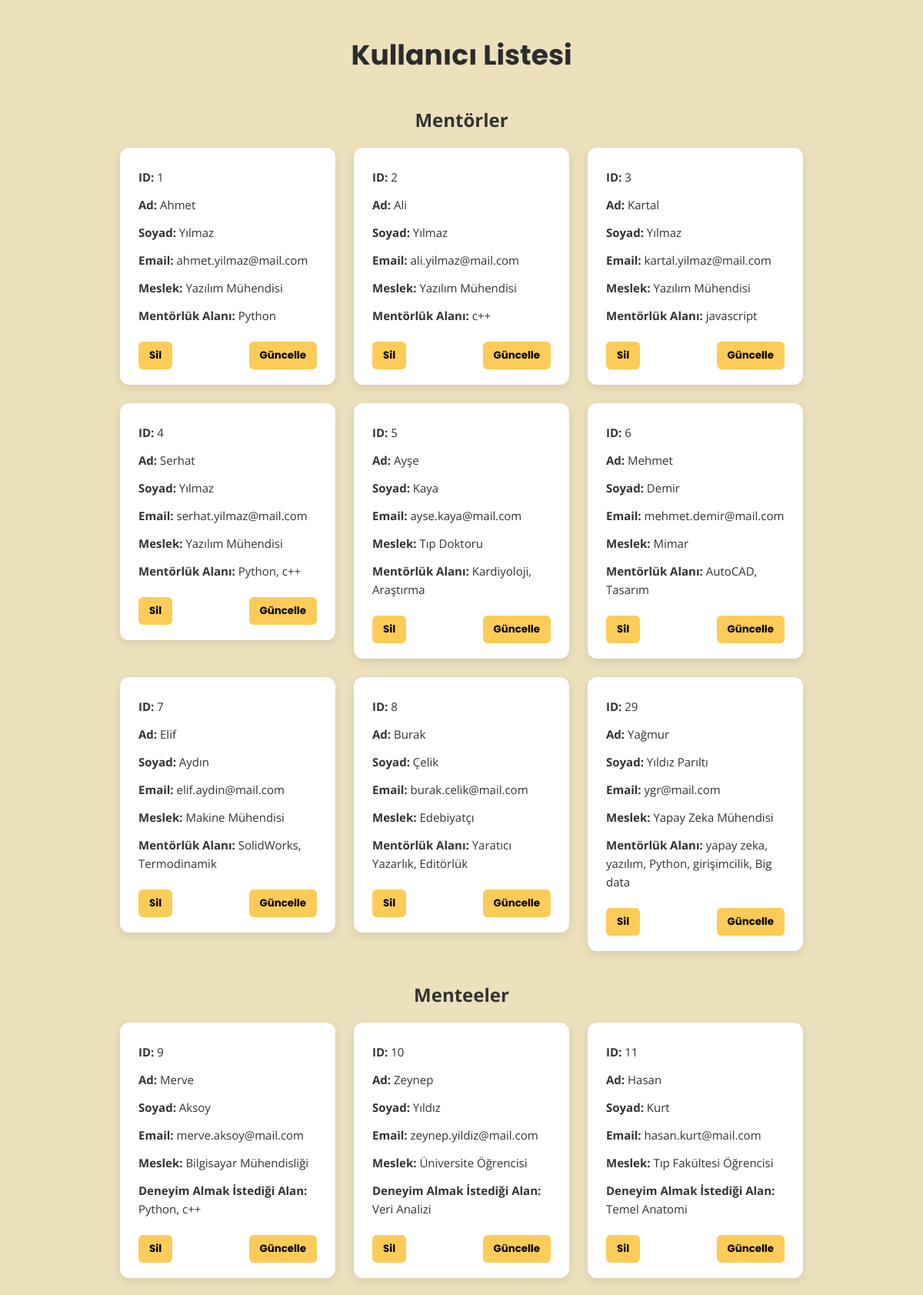
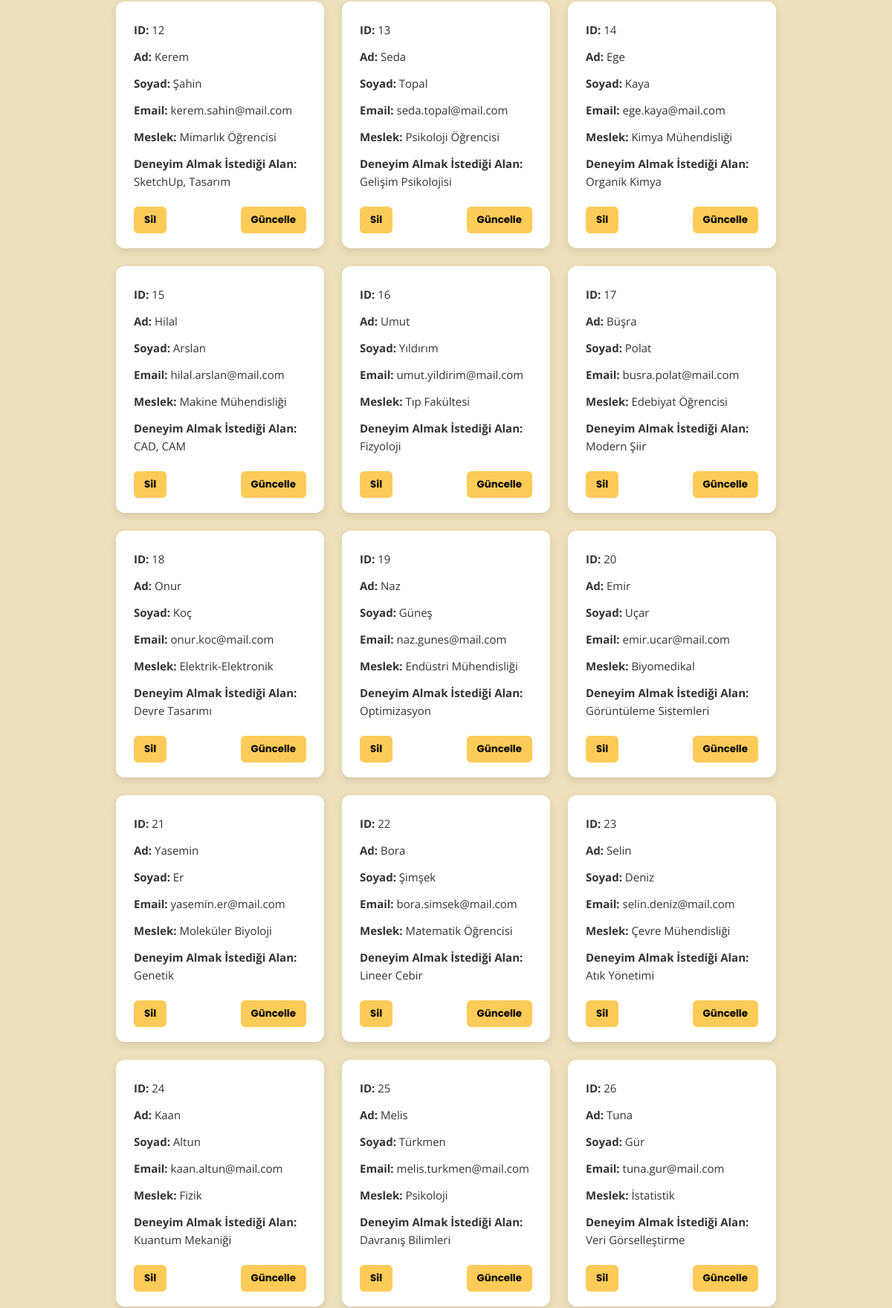
Page /list-users (upper part) on the committed database (2 pictures, top to bottom).
### tables this page shows
CREATE TABLE users (
        id INTEGER PRIMARY KEY AUTOINCREMENT,
        first_name TEXT NOT NULL,
        last_name TEXT NOT NULL,
        email TEXT UNIQUE NOT NULL,
        occupation TEXT NOT NULL,
        skills TEXT NOT NULL,
        role TEXT CHECK(role IN ('mentor', 'mentee')) NOT NULL,
        selectedMentId INTEGER REFERENCES users(id) ON DELETE SET NULL
    );

### routes.py (the view)
@app.route("/list-users", methods=["GET"])
def list_users_html():
    conn = get_db_connection()
    cursor = conn.cursor()
    cursor.execute("SELECT * FROM users")
    rows = cursor.fetchall()
    conn.close()
    users = [
        {
            'id': row['id'],
            'first_name': row['first_name'],
            'last_name': row['last_name'],
            'email': row['email'],
            'occupation': row['occupation'],
            'skills': row['skills'],
            'role': row['role']
        } for row in rows
    ]
    return render_template("list_users.html", users=users)

### database.py (called while the page is built)
def get_db_connection():
    conn = sqlite3.connect('mentorship.db', check_same_thread=False, timeout=10)
    conn.row_factory = sqlite3.Row
    conn.execute("PRAGMA busy_timeout = 5000")
    return conn

### templates/list_users.html (shortened to what this page needs)
<!DOCTYPE html>
<html lang="tr">
<head>
    <link rel="stylesheet" href="/static/style.css">
</head>
<body>
    <div class="hero-section">
        <h1 class="hero-title">Kullanıcı Listesi</h1>
        <h2 style="text-align: center; margin-top: 40px;">Mentörler</h2>
        {% if users|selectattr('role', 'equalto', 'mentor')|list %}
        <div class="user-list">
            {% for user in users if user.role == 'mentor' %}
            <div class="user-card">
                <p><strong>ID:</strong> {{ user.id }}</p>
                <p><strong>Ad:</strong> {{ user.first_name }}</p>
                <p><strong>Soyad:</strong> {{ user.last_name }}</p>
                <p><strong>Email:</strong> {{ user.email }}</p>
                <p><strong>Meslek:</strong> {{ user.occupation }}</p>
                <p><strong>Mentörlük Alanı:</strong> {{ user.skills }}</p>
                <div class="action-buttons">
                    <button onclick="deleteUser({{ user.id }})">Sil</button>
                    <a href="/edit-user/{{ user.id }}"><button>Güncelle</button></a>
                </div>
            </div>
            {% endfor %}
        </div>
        {% else %}
        <p style="text-align: center;">Henüz kayıtlı mentör bulunmamaktadır.</p>
        {% endif %}
        <h2 style="text-align: center; margin-top: 40px;">Menteeler</h2>
        {% if users|selectattr('role', 'equalto', 'mentee')|list %}
        <div class="user-list">
            {% for user in users if user.role == 'mentee' %}
            <div class="user-card">
                <p><strong>ID:</strong> {{ user.id }}</p>
                <p><strong>Ad:</strong> {{ user.first_name }}</p>
                <p><strong>Soyad:</strong> {{ user.last_name }}</p>
                <p><strong>Email:</strong> {{ user.email }}</p>
                <p><strong>Meslek:</strong> {{ user.occupation }}</p>
                <p><strong>Deneyim Almak İstediği Alan:</strong> {{ user.skills }}</p>
                <div class="action-buttons">
                    <button onclick="deleteUser({{ user.id }})">Sil</button>
                    <a href="/edit-user/{{ user.id }}"><button>Güncelle</button></a>
                </div>
            </div>
            {% endfor %}
        </div>
        {% else %}
        <p style="text-align: center;">Henüz kayıtlı mentee bulunmamaktadır.</p>
        {% endif %}
    </div>
</body>
</html>

### static/style.css (style rules this page uses)
body { font-family: 'Open Sans', sans-serif; margin: 0; padding: 0; background-color: #EDE0BC; color: #333; }
.hero-section { padding: 20px; text-align: center; }
.hero-title { font-size: 36px; font-family: 'Poppins', sans-serif; margin-bottom: 10px; color: #2c2c2c; }
.user-list { display: flex; flex-wrap: wrap; gap: 24px; justify-content: center; margin-top: 20px; align-items: flex-start; }
.user-card { background-color: #fff; border-radius: 12px; padding: 20px 24px; box-shadow: 0 4px 12px rgba(0,0,0,0.1); width: 280px; font-size: 15px; font-family: 'Open Sans', sans-serif; line-height: 1.6; display: flex; flex-direction: column; justify-content: space-between; min-height: 160px; box-sizing: border-box; text-align: left; }
.user-card p { margin: 6px 0; }
.action-buttons { display: flex; justify-content: space-between; margin-top: 16px; }
.user-card button { background-color: #FDCB58; border: none; padding: 8px 14px; border-radius: 6px; font-weight: bold; cursor: pointer; font-family: 'Poppins', sans-serif; transition: 0.3s; }

### rows in the picture
users: id "1", first_name "Ahmet", last_name "Yılmaz", email "ahmet.yilmaz@mail.com", occupation "Yazılım Mühendisi", skills "Python"
users: id "2", first_name "Ali", last_name "Yılmaz", email "ali.yilmaz@mail.com", occupation "Yazılım Mühendisi", skills "c++"
users: id "3", first_name "Kartal", last_name "Yılmaz", email "kartal.yilmaz@mail.com", occupation "Yazılım Mühendisi", skills "javascript"
users: id "4", first_name "Serhat", last_name "Yılmaz", email "serhat.yilmaz@mail.com", occupation "Yazılım Mühendisi", skills "Python, c++"
users: id "5", first_name "Ayşe", last_name "Kaya", email "ayse.kaya@mail.com", occupation "Tıp Doktoru", skills "Kardiyoloji, Araştırma"
users: id "6", first_name "Mehmet", last_name "Demir", email "mehmet.demir@mail.com", occupation "Mimar", skills "AutoCAD, Tasarım"
users: id "7", first_name "Elif", last_name "Aydın", email "elif.aydin@mail.com", occupation "Makine Mühendisi", skills "SolidWorks, Termodinamik"
users: id "8", first_name "Burak", last_name "Çelik", email "burak.celik@mail.com", occupation "Edebiyatçı", skills "Yaratıcı Yazarlık, Editörlük"
users: id "29", first_name "Yağmur", last_name "Yıldız Parıltı", email "ygr@mail.com", occupation "Yapay Zeka Mühendisi", skills "yapay zeka, yazılım, Python, girişimcilik, Big data"
users: id "9", first_name "Merve", last_name "Aksoy", email "merve.aksoy@mail.com", occupation "Bilgisayar Mühendisliği", skills "Python, c++"
users: id "10", first_name "Zeynep", last_name "Yıldız", email "zeynep.yildiz@mail.com", occupation "Üniversite Öğrencisi", skills "Veri Analizi"
users: id "11", first_name "Hasan", last_name "Kurt", email "hasan.kurt@mail.com", occupation "Tıp Fakültesi Öğrencisi", skills "Temel Anatomi"
users: id "12", first_name "Kerem", last_name "Şahin", email "kerem.sahin@mail.com", occupation "Mimarlık Öğrencisi", skills "SketchUp, Tasarım"
users: id "13", first_name "Seda", last_name "Topal", email "seda.topal@mail.com", occupation "Psikoloji Öğrencisi", skills "Gelişim Psikolojisi"
users: id "14", first_name "Ege", last_name "Kaya", email "ege.kaya@mail.com", occupation "Kimya Mühendisliği", skills "Organik Kimya"
users: id "15", first_name "Hilal", last_name "Arslan", email "hilal.arslan@mail.com", occupation "Makine Mühendisliği", skills "CAD, CAM"
users: id "16", first_name "Umut", last_name "Yıldırım", email "umut.yildirim@mail.com", occupation "Tıp Fakültesi", skills "Fizyoloji"
users: id "17", first_name "Büşra", last_name "Polat", email "busra.polat@mail.com", occupation "Edebiyat Öğrencisi", skills "Modern Şiir"
users: id "18", first_name "Onur", last_name "Koç", email "onur.koc@mail.com", occupation "Elektrik-Elektronik", skills "Devre Tasarımı"
users: id "19", first_name "Naz", last_name "Güneş", email "naz.gunes@mail.com", occupation "Endüstri Mühendisliği", skills "Optimizasyon"
users: id "20", first_name "Emir", last_name "Uçar", email "emir.ucar@mail.com", occupation "Biyomedikal", skills "Görüntüleme Sistemleri"
users: id "21", first_name "Yasemin", last_name "Er", email "yasemin.er@mail.com", occupation "Moleküler Biyoloji", skills "Genetik"
users: id "22", first_name "Bora", last_name "Şimşek", email "bora.simsek@mail.com", occupation "Matematik Öğrencisi", skills "Lineer Cebir"
users: id "23", first_name "Selin", last_name "Deniz", email "selin.deniz@mail.com", occupation "Çevre Mühendisliği", skills "Atık Yönetimi"
users: id "24", first_name "Kaan", last_name "Altun", email "kaan.altun@mail.com", occupation "Fizik", skills "Kuantum Mekaniği"
users: id "25", first_name "Melis", last_name "Türkmen", email "melis.turkmen@mail.com", occupation "Psikoloji", skills "Davranış Bilimleri"
users: id "26", first_name "Tuna", last_name "Gür", email "tuna.gur@mail.com", occupation "İstatistik", skills "Veri Görselleştirme"
